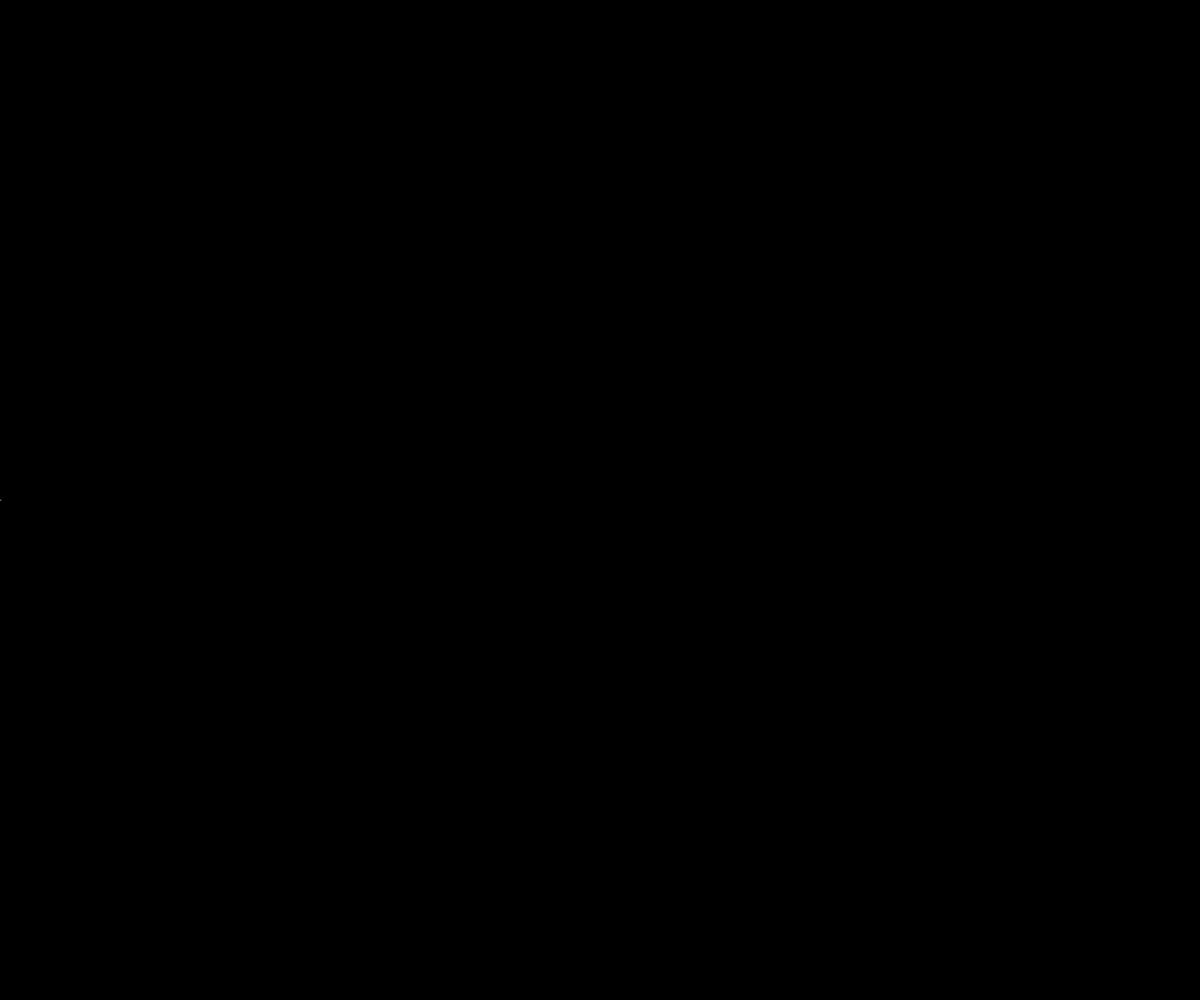
Frame 1 (no input)
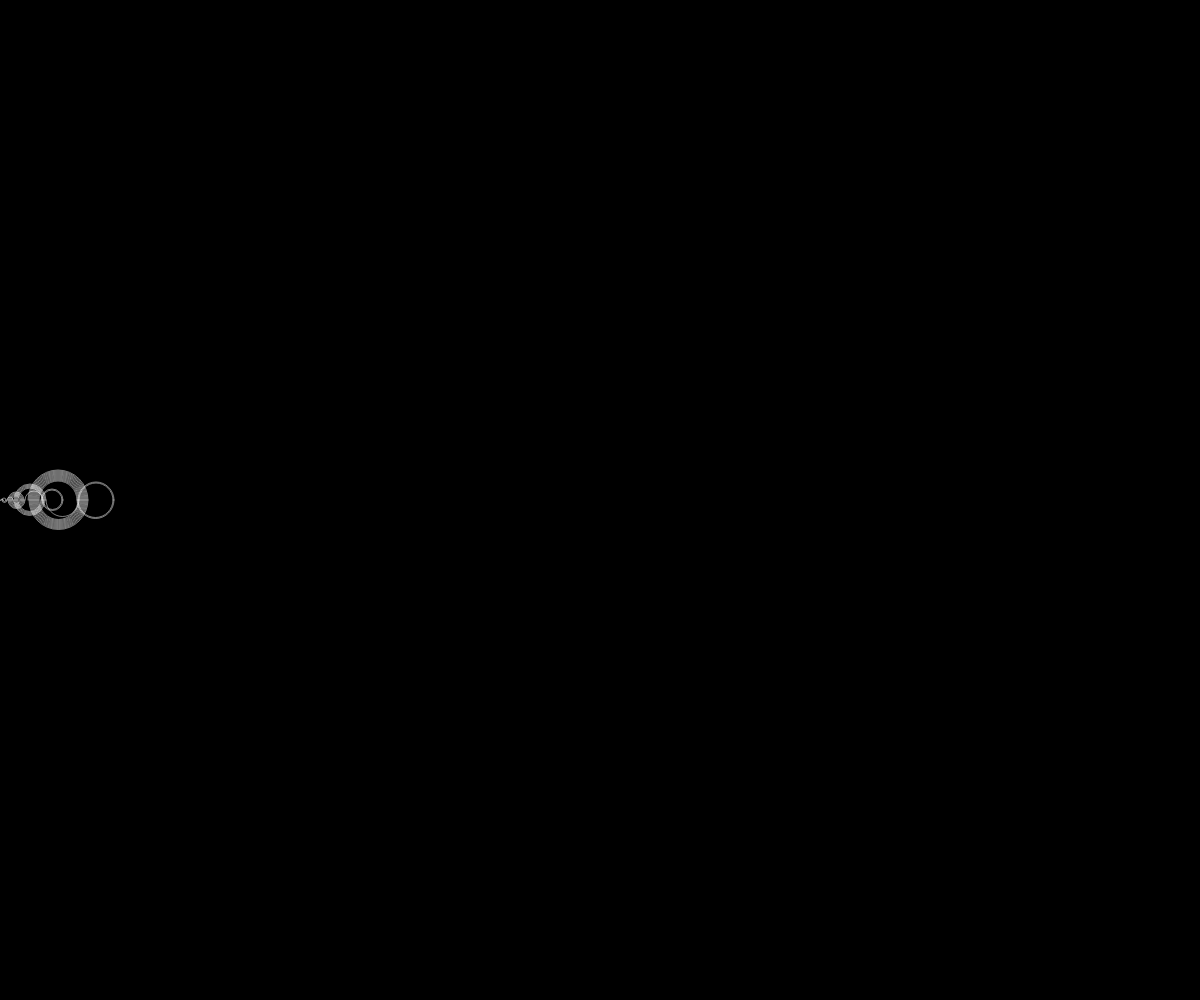
Frame 60 (no input)
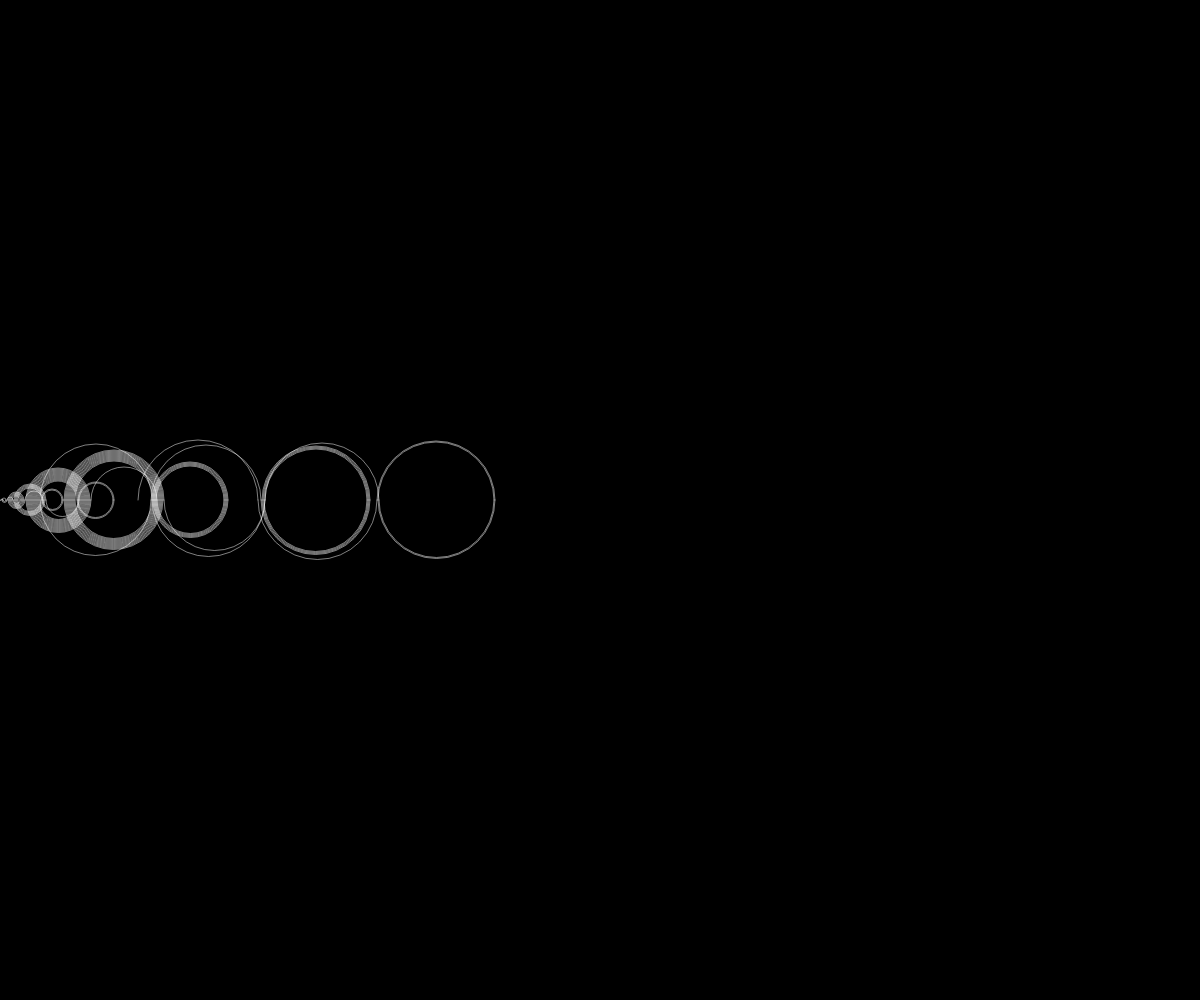
Frame 120 (the mouse pressed at the canvas centre since frame 60)

The p5.js sketch that drew these frames (run headless with seeded random() and noise() and a simulated clock; from frame 60 on, the mouse is pressed at the canvas centre):

// p5.js sketch
// ── sketch.js
// Project Title
// Your Name
// Date
//
// Extra for Experts:
// - describe what you did to take this project "above and beyond"
let artList = []
let sequence = []
let largest = 0
let scaleAmount 
let stepAmount = 1;
let currentValue = 0;

function setup() {
  createCanvas(windowWidth, windowHeight);
  stroke(255);
  noFill();
}

function draw() {
  background(0);
  translate(0,height/2);
  addToSequence();
  scaleAmount = lerp(scaleAmount,width/largest,0.05);
  scale(scaleAmount);
  renderArcs();
}

function addToSequence(){
  let backwards = currentValue - stepAmount
  if(backwards > 0 && !sequence.includes(backwards)){
    artList.push(new rArc(currentValue, backwards,sequence.length%2))
    sequence.push(backwards)
    currentValue = backwards
    stepAmount++
  }
  else{
    let forwards = currentValue + stepAmount
    artList.push(new rArc(currentValue,forwards,sequence.length%2))
    sequence.push(forwards)
    currentValue = forwards
    stepAmount++
    if(currentValue > largest){
      largest = currentValue
    }
  }
}
function renderArcs(){
  for(let r of artList){
    r.display()
  }

}
class rArc{
  constructor(start,end,direction){
  this.start = start
  this.end = end
  this.direction = direction
}
display(){
  let diameter = abs(this.start - this.end)
  let x = (this.start + this.end)/2
  strokeWeight(0.5)
  if(this.direction === 0){
    arc(x,0,diameter,diameter,0,PI)
  }
  else{
    arc(x,0,diameter,diameter,PI,0)
  }
}
}
